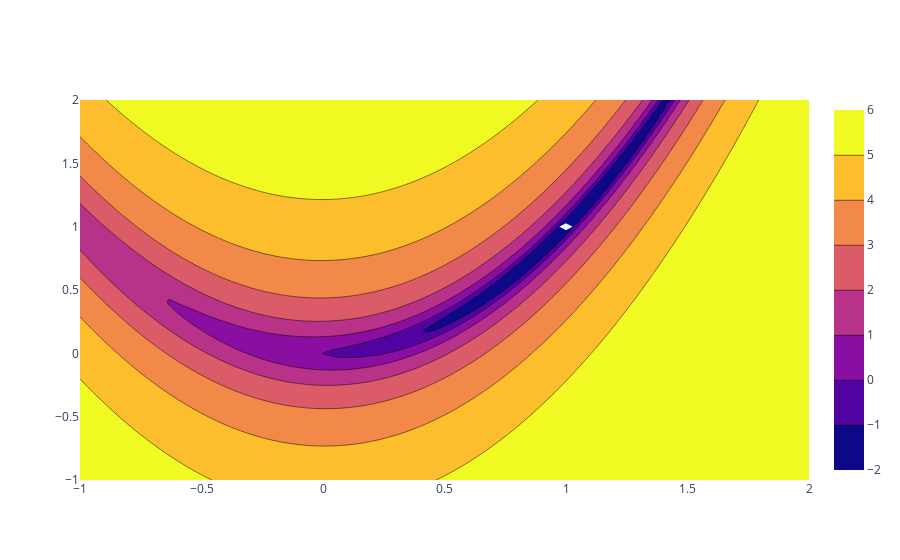
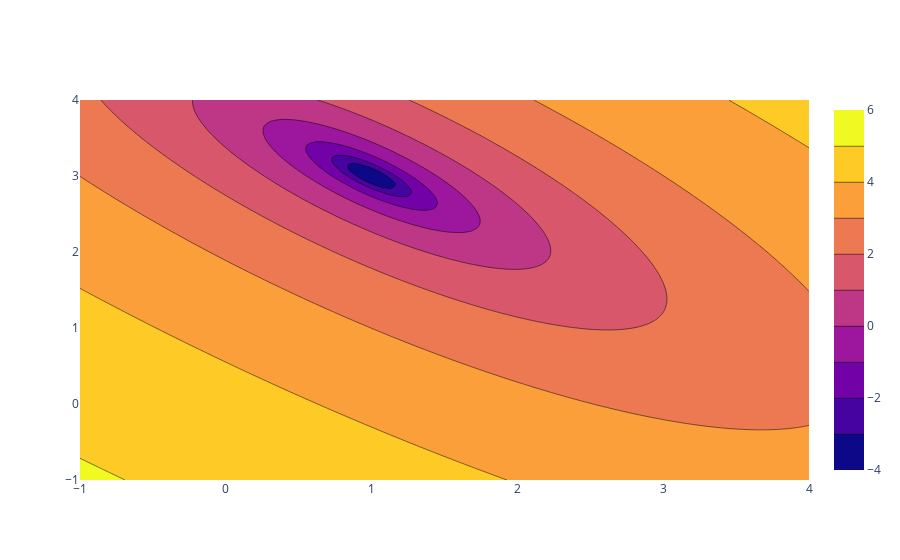

Notebook source saved alongside these figures, in order:
### Code cell
# Contour plot
x_values = np.linspace(-1, 2, 100)  # Generate x values between -1 and 2
y_values = np.linspace(-1, 2, 100)  # Generate y values between -1 and 2
X, Y = np.meshgrid(x_values, y_values)
Z = np.log(rosenbrock_xy(X, Y))

fig = go.Figure(data=
    go.Contour(
        z=Z,
        x=x_values,
        y=y_values,
        zmin=-2,  # Set z minimum value
        zmax=6,   # Set z maximum value 
    ))
fig.show()

# Contour plot
x_values = np.linspace(-1, 4, 100)  # Generate x values between -1 and 2
y_values = np.linspace(-1, 4, 100)  # Generate y values between -1 and 2
X, Y = np.meshgrid(x_values, y_values)
Z = np.log(booth_xy(X, Y))

fig = go.Figure(data=
    go.Contour(
        z=Z,
        x=x_values,
        y=y_values,
        zmin=-4,  # Set z minimum value
        zmax=6,   # Set z maximum value 
    ))
fig.show()
